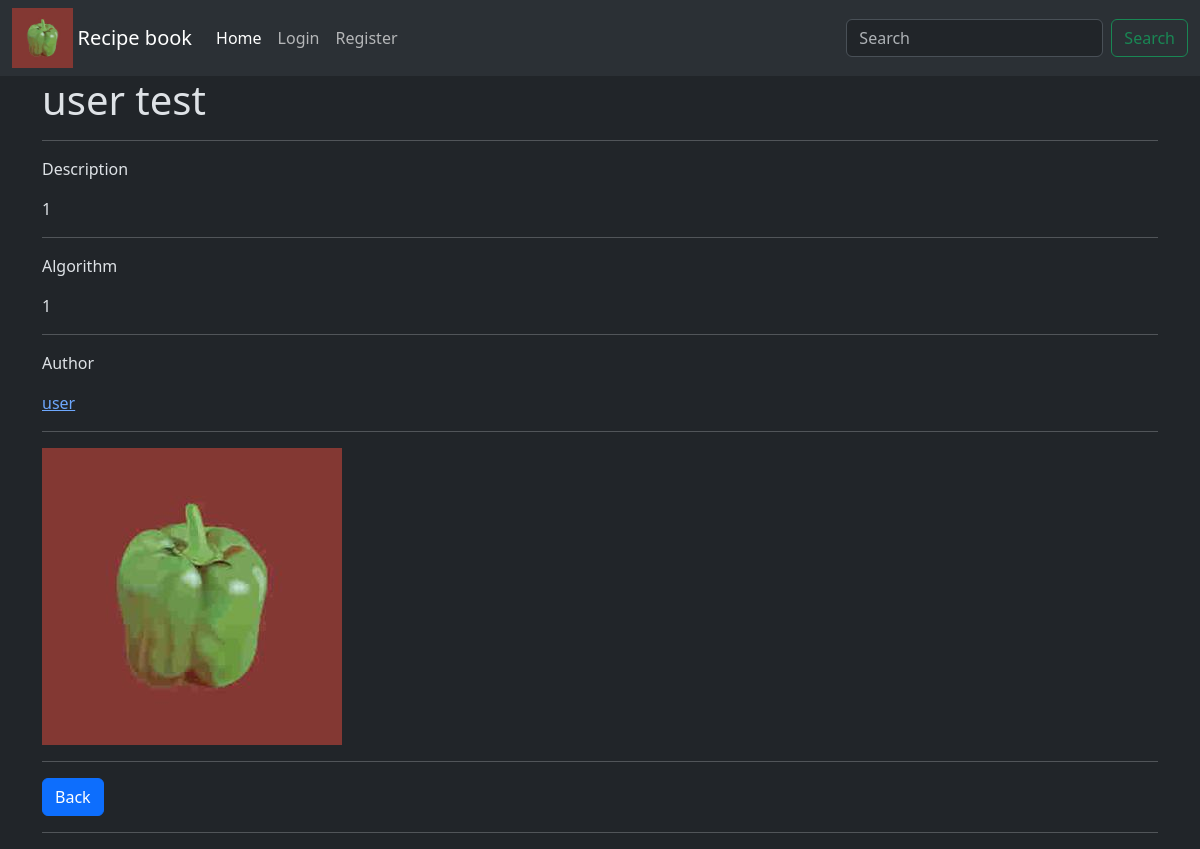
/recipe/21, run on the app's committed database.
### recipeapp/models.py (models this page shows)
class Recipe(models.Model):
    name = models.CharField(max_length=CF_LEN_MAX)
    desc = models.TextField(null=False, blank=True)
    alg = models.TextField(null=False, blank=True)
    time = models.IntegerField(null=False, default=1)
    img = models.ImageField(null=True, blank=True, upload_to=rec_path)
    auth = models.ForeignKey(User, on_delete=models.SET_NULL, null=True)

### recipeapp/views.py (the view)
# urls.py: path("<int:_pk>", rec_view, name="recipe"),
def rec_view(request, _pk):
    rec = get_object_or_404(Recipe, pk=_pk)
    messages.debug(request, f"Obj : {rec.name} {rec.auth} {rec.img}")
    print("dbg", type(rec.img))
    return render(request, "recipeapp/recipe.html", {"rec" : rec})

### recipeapp/templates/recipeapp/recipe.html (shortened to what this page needs)
{% extends "my_project/base.html" %}
{% block body %}
    <div class="container mb-3">
        <h1> {{rec.name}} </h1>
        <hr>
    </div>
    <div class="container mb-3">
        <p>Description</p>
        {{ rec.desc }}
        <hr>
    </div>
    <div class="container mb-3">
        <p>Algorithm</p>
        {{ rec.alg }}
        <hr>
    </div>
    <div class="container mb-3">
        <p>Author</p>
        {% if rec.auth %}
        <a href="{% url 'userapp:user' name=rec.auth.username %}">{{rec.auth.username}}</a>
        {% else %}
        <p>Anonymous</p>
        {% endif %}
        <hr>
    </div>
    {% if rec.img %}
    <div class="container mb-3">
        <img src="{{ rec.img.url }}">
        <hr>
    </div>
    {% endif %}
    <div class="container mb-3">
        <a class="btn btn-primary" href="{% url 'recipeapp:index' %}">
            Back
        </a>
        <hr>
    </div>
{% endblock %}

### data on the page
Recipe: name "user test", desc "1", alg "1", auth.username "user", img (placeholder picture)
